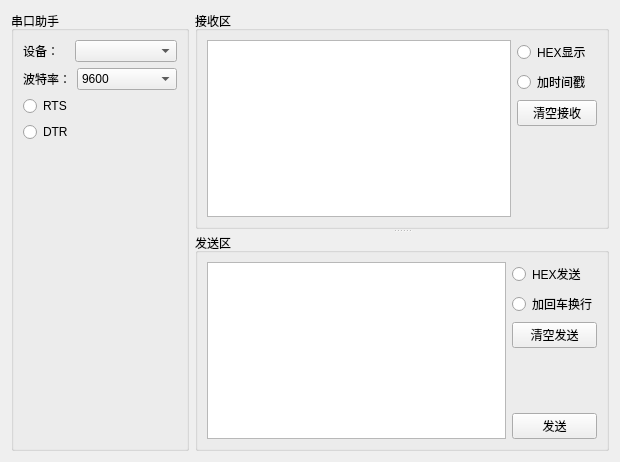
<?xml version="1.0" encoding="UTF-8"?>
<ui version="4.0">
 <class>Form</class>
 <widget class="QWidget" name="Form">
  <property name="geometry">
   <rect>
    <x>0</x>
    <y>0</y>
    <width>620</width>
    <height>462</height>
   </rect>
  </property>
  <property name="windowTitle">
   <string>Form</string>
  </property>
  <layout class="QHBoxLayout" name="horizontalLayout_5">
   <item>
    <widget class="QGroupBox" name="groupBox">
     <property name="minimumSize">
      <size>
       <width>178</width>
       <height>0</height>
      </size>
     </property>
     <property name="maximumSize">
      <size>
       <width>178</width>
       <height>16777215</height>
      </size>
     </property>
     <property name="title">
      <string>串口助手</string>
     </property>
     <layout class="QVBoxLayout" name="verticalLayout_3">
      <item>
       <layout class="QHBoxLayout" name="horizontalLayout_3">
        <item>
         <widget class="QLabel" name="label_2">
          <property name="maximumSize">
           <size>
            <width>46</width>
            <height>16777215</height>
           </size>
          </property>
          <property name="text">
           <string>设备：</string>
          </property>
         </widget>
        </item>
        <item>
         <widget class="QComboBox" name="comboBox_2"/>
        </item>
       </layout>
      </item>
      <item>
       <layout class="QHBoxLayout" name="horizontalLayout_4">
        <item>
         <widget class="QLabel" name="label">
          <property name="maximumSize">
           <size>
            <width>48</width>
            <height>16777215</height>
           </size>
          </property>
          <property name="text">
           <string>波特率：</string>
          </property>
         </widget>
        </item>
        <item>
         <widget class="QComboBox" name="comboBox">
          <item>
           <property name="text">
            <string>9600</string>
           </property>
          </item>
          <item>
           <property name="text">
            <string>115200</string>
           </property>
          </item>
          <item>
           <property name="text">
            <string>961200</string>
           </property>
          </item>
         </widget>
        </item>
       </layout>
      </item>
      <item>
       <widget class="QRadioButton" name="radioButton">
        <property name="text">
         <string>RTS</string>
        </property>
       </widget>
      </item>
      <item>
       <widget class="QRadioButton" name="radioButton_2">
        <property name="text">
         <string>DTR</string>
        </property>
       </widget>
      </item>
      <item>
       <spacer name="verticalSpacer">
        <property name="orientation">
         <enum>Qt::Vertical</enum>
        </property>
        <property name="sizeHint" stdset="0">
         <size>
          <width>20</width>
          <height>40</height>
         </size>
        </property>
       </spacer>
      </item>
     </layout>
    </widget>
   </item>
   <item>
    <widget class="QSplitter" name="splitter">
     <property name="orientation">
      <enum>Qt::Vertical</enum>
     </property>
     <widget class="QGroupBox" name="groupBox_2">
      <property name="minimumSize">
       <size>
        <width>393</width>
        <height>0</height>
       </size>
      </property>
      <property name="title">
       <string>接收区</string>
      </property>
      <layout class="QHBoxLayout" name="horizontalLayout_2">
       <item>
        <widget class="QTextBrowser" name="textBrowser"/>
       </item>
       <item>
        <layout class="QVBoxLayout" name="verticalLayout_2">
         <item>
          <widget class="QRadioButton" name="radioButton_3">
           <property name="text">
            <string>HEX显示</string>
           </property>
          </widget>
         </item>
         <item>
          <widget class="QRadioButton" name="radioButton_4">
           <property name="text">
            <string>加时间戳</string>
           </property>
          </widget>
         </item>
         <item>
          <widget class="QPushButton" name="pushButton">
           <property name="text">
            <string>清空接收</string>
           </property>
          </widget>
         </item>
         <item>
          <spacer name="verticalSpacer_2">
           <property name="orientation">
            <enum>Qt::Vertical</enum>
           </property>
           <property name="sizeHint" stdset="0">
            <size>
             <width>20</width>
             <height>40</height>
            </size>
           </property>
          </spacer>
         </item>
        </layout>
       </item>
      </layout>
     </widget>
     <widget class="QGroupBox" name="groupBox_3">
      <property name="title">
       <string>发送区</string>
      </property>
      <layout class="QHBoxLayout" name="horizontalLayout">
       <item>
        <widget class="QTextBrowser" name="textBrowser_2"/>
       </item>
       <item>
        <layout class="QVBoxLayout" name="verticalLayout">
         <item>
          <widget class="QRadioButton" name="radioButton_5">
           <property name="text">
            <string>HEX发送</string>
           </property>
          </widget>
         </item>
         <item>
          <widget class="QRadioButton" name="radioButton_6">
           <property name="text">
            <string>加回车换行</string>
           </property>
          </widget>
         </item>
         <item>
          <widget class="QPushButton" name="pushButton_2">
           <property name="text">
            <string>清空发送</string>
           </property>
          </widget>
         </item>
         <item>
          <spacer name="verticalSpacer_3">
           <property name="orientation">
            <enum>Qt::Vertical</enum>
           </property>
           <property name="sizeHint" stdset="0">
            <size>
             <width>20</width>
             <height>40</height>
            </size>
           </property>
          </spacer>
         </item>
         <item>
          <widget class="QPushButton" name="pushButton_3">
           <property name="text">
            <string>发送</string>
           </property>
          </widget>
         </item>
        </layout>
       </item>
      </layout>
     </widget>
    </widget>
   </item>
  </layout>
 </widget>
 <resources/>
 <connections>
  <connection>
   <sender>pushButton</sender>
   <signal>clicked()</signal>
   <receiver>textBrowser</receiver>
   <slot>clear()</slot>
   <hints>
    <hint type="sourcelabel">
     <x>567</x>
     <y>96</y>
    </hint>
    <hint type="destinationlabel">
     <x>390</x>
     <y>130</y>
    </hint>
   </hints>
  </connection>
  <connection>
   <sender>pushButton_2</sender>
   <signal>clicked()</signal>
   <receiver>textBrowser_2</receiver>
   <slot>clear()</slot>
   <hints>
    <hint type="sourcelabel">
     <x>588</x>
     <y>347</y>
    </hint>
    <hint type="destinationlabel">
     <x>499</x>
     <y>379</y>
    </hint>
   </hints>
  </connection>
 </connections>
</ui>
